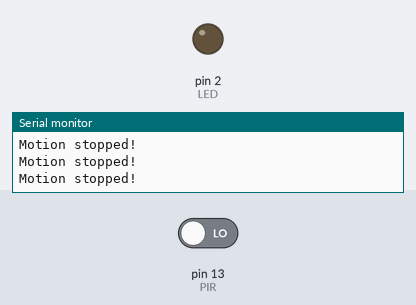
Bench run of a sketch on a simulated Arduino Uno, built with avr-gcc and run on an emulated ATmega328P. Parts: output pins drawn as LEDs (lit = HIGH), the last lines printed to the serial monitor. The test bench sets the inputs (shaded band); at power-on: pin 13 (PIR) LOW.

Above: at 1.2 s.
1.3 s: pin 13 (PIR) driven HIGH
At 2.5 s:
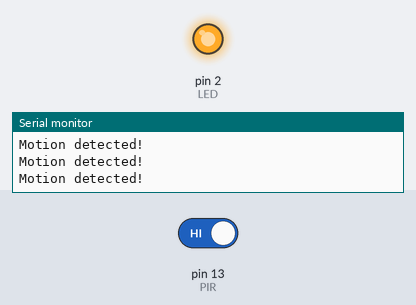
2.8 s: pin 13 (PIR) driven LOW
At 3.9 s:
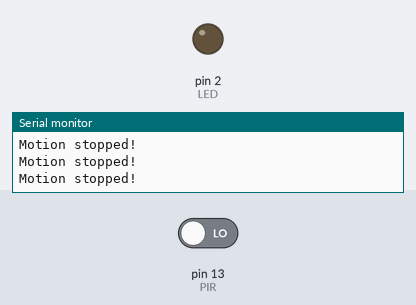
Timing chart, 0 to 5.8 s (numbered marks = the images above; inputs shaded):
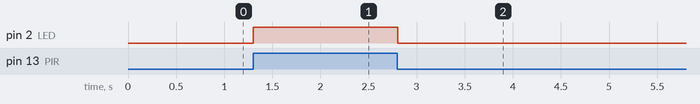

Measured:
- after the input at 1.3 s, pin 2 (LED): LOW → HIGH at once
- after the input at 2.8 s, pin 2 (LED): HIGH → LOW at once

The sketch:

pir_arduino_nano.ino
```cpp
int LED = 2;             // the pin that the LED is atteched to
int PIR = 13;              // the pin that the sensor is atteched to

void setup() {
  pinMode(LED, OUTPUT);   // initalize LED as an output
  pinMode(PIR, INPUT);    // initialize sensor as an input
  Serial.begin(9600);     // initialize serial
}

void loop(){
  if (digitalRead(PIR) == HIGH) { // check if the sensor is HIGH
    digitalWrite(LED, HIGH);      // turn LED ON
    Serial.println("Motion detected!");
    delay(100);                   // delay 100 milliseconds
  }
  else {
    digitalWrite(LED, LOW);       // turn LED OFF
    Serial.println("Motion stopped!");
    delay(100);                   // delay 100 milliseconds
  }
}
```
